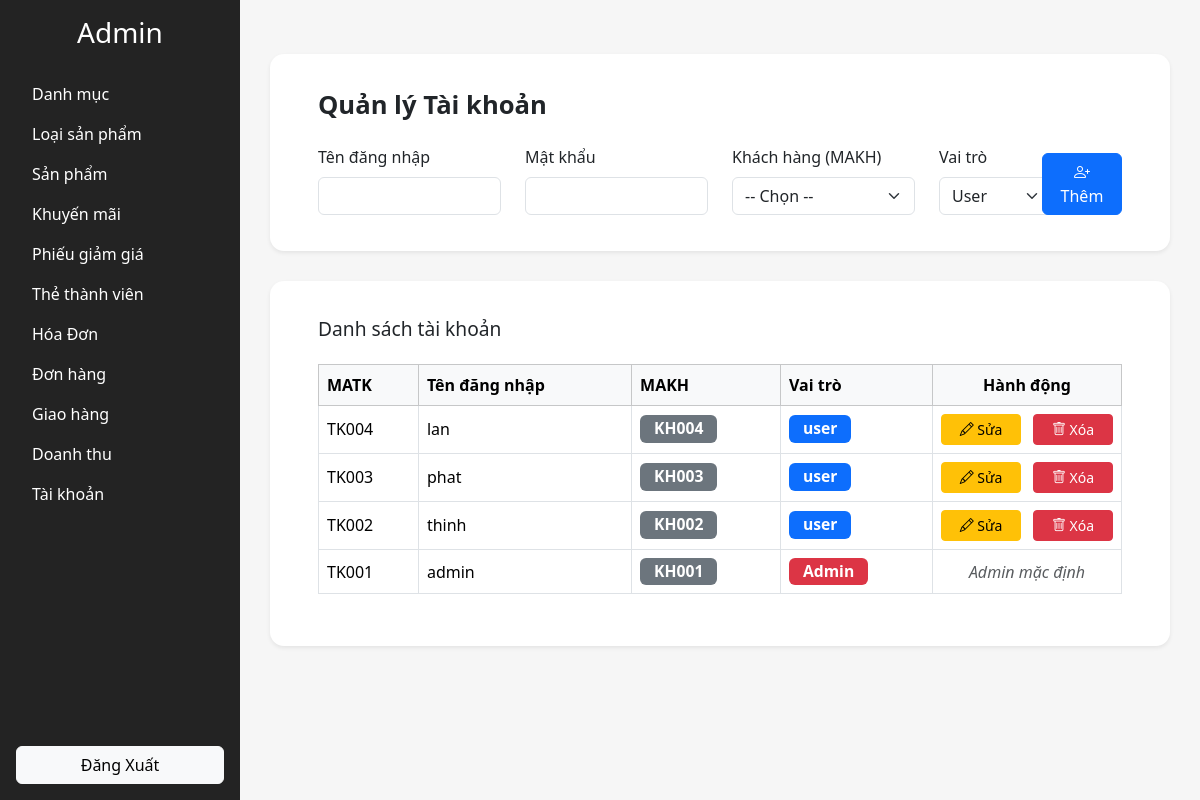
Page /controller/account_management.php (signed in) on the committed database.
### tables this page shows
CREATE TABLE `taikhoan` (
  `ID` int(11) NOT NULL,
  `MATK` varchar(10) NOT NULL,
  `TENDANGNHAP` varchar(50) DEFAULT NULL,
  `MATKHAU` varchar(255) DEFAULT NULL,
  `MAKH` varchar(10) NOT NULL,
  `VAITRO` varchar(20) DEFAULT 'user'
);

### controller/account_management.php (the view, shortened to what this page needs)
<?php
$db = new database();
$conn = $db->getConnection();
$stmt = $conn->query("SELECT * FROM taikhoan ORDER BY ID DESC");
$accounts = $stmt->fetchAll(PDO::FETCH_ASSOC);
$edit_mode = false;
$edit_account = [];
include_once __DIR__ . '/../view/upload/header_admin.php';
?>
<!DOCTYPE html>
<html lang="vi">
<head>
    <link href="https://cdn.jsdelivr.net/npm/bootstrap@5.3.2/dist/css/bootstrap.min.css" rel="stylesheet">
</head>
<body>
<div class="container-fluid py-4" style="padding-left:0; padding-right:0;">
    <div class="form-section shadow-sm mb-4">
      <h4 class="mb-4">Quản lý Tài khoản</h4>
      <form method="POST" autocomplete="off" class="row g-4 align-items-end">
        <div class="col-lg-3 col-md-6">
          <label class="form-label">Tên đăng nhập</label>
          <input name="tendn" required class="form-control" value="<?= htmlspecialchars($edit_account['TENDANGNHAP'] ?? '') ?>">
        </div>
        <div class="col-lg-3 col-md-6">
          <label class="form-label"><?= $edit_mode ? "Mật khẩu mới (bỏ qua nếu không đổi)" : "Mật khẩu" ?></label>
          <input name="matkhau" type="password" class="form-control" <?= $edit_mode ? '' : 'required' ?>>
        </div>
        <div class="col-lg-3 col-md-6">
          <label class="form-label">Khách hàng (MAKH)</label>
          <select name="makh" required class="form-select">
            <option value="">-- Chọn --</option>
          </select>
        </div>
        <div class="col-lg-2 col-md-6">
          <label class="form-label">Vai trò</label>
          <select name="vaitro" class="form-select" required <?= (count($accounts) == 0 && !$edit_mode) ? 'disabled' : '' ?>>
            <option value="user" <?= (isset($edit_account['VAITRO']) && $edit_account['VAITRO']=='user')?'selected':''; ?>>User</option>
          </select>
        </div>
        <div class="col-lg-1 col-12 text-end d-flex flex-column align-items-end gap-2">
          <?php if ($edit_mode): ?>
            <button class="btn btn-warning btn-action w-100 mb-2" type="submit" name="update_account"><i class="bi bi-pencil"></i> Cập nhật</button>
            <a href="/web_3/controller/account_management.php" class="btn btn-secondary btn-action w-100">Hủy</a>
          <?php else: ?>
            <button class="btn btn-primary btn-action w-100" type="submit" name="add_account"><i class="bi bi-person-plus"></i> Thêm</button>
          <?php endif; ?>
        </div>
      </form>
    </div>
    <div class="table-section shadow-sm">
      <h5 class="mb-4">Danh sách tài khoản</h5>
      <div class="table-responsive">
        <table class="table table-bordered table-hover align-middle">
          <thead class="table-light">
            <tr>
              <th>MATK</th>
              <th>Tên đăng nhập</th>
              <th>MAKH</th>
              <th>Vai trò</th>
              <th class="text-center" style="width:160px;">Hành động</th>
            </tr>
          </thead>
          <tbody>
            <?php foreach ($accounts as $acc): ?>
            <tr>
              <td><?= $acc['MATK'] ?></td>
              <td><?= htmlspecialchars($acc['TENDANGNHAP']) ?></td>
              <td><span class="badge bg-secondary"><?= $acc['MAKH'] ?></span></td>
              <td>
              <?php
                  $role = isset($acc['VAITRO']) ? $acc['VAITRO'] : 'user';
                  if ($role == 'admin') {
                    echo '<span class="badge bg-danger">Admin</span>';
                  } else {
                    echo '<span class="badge bg-primary">' . htmlspecialchars($role) . '</span>';
                  }
                ?>
              </td>
              <td class="text-center">
                <div class="d-action">
                <?php if ($acc['MATK'] !== 'TK001'): ?>
                  <a class="btn btn-sm btn-warning btn-action" href="/web_3/controller/account_management.php?edit_acc=<?= $acc['MATK'] ?>"><i class="bi bi-pencil"></i> Sửa</a>
                  <a class="btn btn-sm btn-danger btn-action" href="/web_3/controller/account_management.php?delete_acc=<?= $acc['MATK'] ?>" onclick="return confirm('Xoá tài khoản này?')"><i class="bi bi-trash"></i> Xóa</a>
                <?php else: ?>
                  <span class="text-muted fst-italic">Admin mặc định</span>
                <?php endif; ?>
                </div>
              </td>
            </tr>
            <?php endforeach; ?>
          </tbody>
        </table>
      </div>
    </div>
</div>
<link rel="stylesheet" href="https://cdn.jsdelivr.net/npm/bootstrap-icons@1.11.1/font/bootstrap-icons.css">
</body>
</html>

### view/upload/header_admin.php (style rules this page uses)
body { background:#f6f6f6; }
.form-section { background: #fff; border-radius: 8px; padding: 20px 25px 25px 25px; box-shadow: 0 1px 12px rgba(0,0,0,0.04); }
.table-section { background: #fff; border-radius: 8px; padding: 25px; margin-top: 20px; box-shadow: 0 1px 12px rgba(0,0,0,0.04); }
.badge { font-size: .88em; }
.btn-action { min-width: 70px; }
.d-action { display: flex; gap: 12px; justify-content: center; }

### controller/account_management.php (style rules this page uses)
body { background: #f6f6f6; }
.form-section, .table-section { background: #fff; border-radius: 14px; padding: 36px 48px; margin-top: 30px; box-shadow: 0 2px 18px rgba(0,0,0,0.04); max-width: 1200px; margin-left:auto; margin-right:auto; }
.form-section { margin-bottom:32px; }
h4 { font-size: 1.6rem; font-weight: 600; }
h5 { font-size: 1.2rem; font-weight: 500; }
.btn-action { min-width: 80px; }
.d-action { display: flex; gap: 12px; justify-content: center; }
.badge { font-size: .98em; padding:6px 14px; }
.form-label { font-weight: 500; }

### rows in the picture
taikhoan: MATK "TK004", TENDANGNHAP "lan", MAKH "KH004", VAITRO "user"
taikhoan: MATK "TK003", TENDANGNHAP "phat", MAKH "KH003", VAITRO "user"
taikhoan: MATK "TK002", TENDANGNHAP "thinh", MAKH "KH002", VAITRO "user"
taikhoan: MATK "TK001", TENDANGNHAP "admin", MAKH "KH001", VAITRO "Admin", shows "Admin mặc định"
